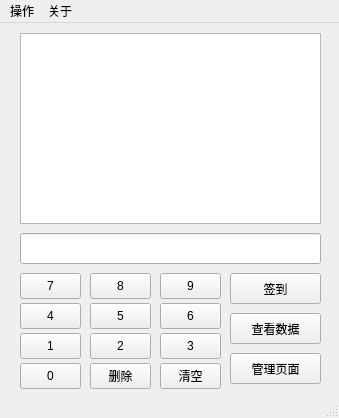
<?xml version="1.0" encoding="UTF-8"?>
<ui version="4.0">
 <class>MainWindow</class>
 <widget class="QMainWindow" name="MainWindow">
  <property name="geometry">
   <rect>
    <x>0</x>
    <y>0</y>
    <width>339</width>
    <height>418</height>
   </rect>
  </property>
  <property name="windowTitle">
   <string>MainWindow</string>
  </property>
  <property name="windowIcon">
   <iconset resource="resourses.qrc">
    <normaloff>:/resources/icons/favicon.ico</normaloff>:/resources/icons/favicon.ico</iconset>
  </property>
  <widget class="QWidget" name="centralwidget">
   <widget class="QPushButton" name="Submit">
    <property name="geometry">
     <rect>
      <x>230</x>
      <y>250</y>
      <width>91</width>
      <height>31</height>
     </rect>
    </property>
    <property name="text">
     <string>签到</string>
    </property>
   </widget>
   <widget class="QPushButton" name="AdminPanelEntrance">
    <property name="geometry">
     <rect>
      <x>230</x>
      <y>330</y>
      <width>91</width>
      <height>31</height>
     </rect>
    </property>
    <property name="text">
     <string>管理页面</string>
    </property>
   </widget>
   <widget class="QTextEdit" name="Announcer">
    <property name="geometry">
     <rect>
      <x>20</x>
      <y>10</y>
      <width>301</width>
      <height>191</height>
     </rect>
    </property>
    <property name="readOnly">
     <bool>true</bool>
    </property>
   </widget>
   <widget class="QLineEdit" name="NumberInput">
    <property name="geometry">
     <rect>
      <x>20</x>
      <y>210</y>
      <width>301</width>
      <height>31</height>
     </rect>
    </property>
   </widget>
   <widget class="QPushButton" name="pushButton_1">
    <property name="geometry">
     <rect>
      <x>20</x>
      <y>310</y>
      <width>61</width>
      <height>26</height>
     </rect>
    </property>
    <property name="text">
     <string>1</string>
    </property>
   </widget>
   <widget class="QPushButton" name="pushButton_2">
    <property name="geometry">
     <rect>
      <x>90</x>
      <y>310</y>
      <width>61</width>
      <height>26</height>
     </rect>
    </property>
    <property name="text">
     <string>2</string>
    </property>
   </widget>
   <widget class="QPushButton" name="pushButton_3">
    <property name="geometry">
     <rect>
      <x>160</x>
      <y>310</y>
      <width>61</width>
      <height>26</height>
     </rect>
    </property>
    <property name="text">
     <string>3</string>
    </property>
   </widget>
   <widget class="QPushButton" name="pushButton_4">
    <property name="geometry">
     <rect>
      <x>160</x>
      <y>280</y>
      <width>61</width>
      <height>26</height>
     </rect>
    </property>
    <property name="text">
     <string>6</string>
    </property>
   </widget>
   <widget class="QPushButton" name="pushButton_5">
    <property name="geometry">
     <rect>
      <x>90</x>
      <y>280</y>
      <width>61</width>
      <height>26</height>
     </rect>
    </property>
    <property name="text">
     <string>5</string>
    </property>
   </widget>
   <widget class="QPushButton" name="pushButton_6">
    <property name="geometry">
     <rect>
      <x>20</x>
      <y>280</y>
      <width>61</width>
      <height>26</height>
     </rect>
    </property>
    <property name="text">
     <string>4</string>
    </property>
   </widget>
   <widget class="QPushButton" name="pushButton_7">
    <property name="geometry">
     <rect>
      <x>160</x>
      <y>250</y>
      <width>61</width>
      <height>26</height>
     </rect>
    </property>
    <property name="text">
     <string>9</string>
    </property>
   </widget>
   <widget class="QPushButton" name="pushButton_8">
    <property name="geometry">
     <rect>
      <x>90</x>
      <y>250</y>
      <width>61</width>
      <height>26</height>
     </rect>
    </property>
    <property name="text">
     <string>8</string>
    </property>
   </widget>
   <widget class="QPushButton" name="pushButton_9">
    <property name="geometry">
     <rect>
      <x>20</x>
      <y>250</y>
      <width>61</width>
      <height>26</height>
     </rect>
    </property>
    <property name="text">
     <string>7</string>
    </property>
   </widget>
   <widget class="QPushButton" name="pushButton_0">
    <property name="geometry">
     <rect>
      <x>20</x>
      <y>340</y>
      <width>61</width>
      <height>26</height>
     </rect>
    </property>
    <property name="text">
     <string>0</string>
    </property>
   </widget>
   <widget class="QPushButton" name="CheckData">
    <property name="geometry">
     <rect>
      <x>230</x>
      <y>290</y>
      <width>91</width>
      <height>31</height>
     </rect>
    </property>
    <property name="text">
     <string>查看数据</string>
    </property>
   </widget>
   <widget class="QPushButton" name="pushButton_BackSpace">
    <property name="geometry">
     <rect>
      <x>90</x>
      <y>340</y>
      <width>61</width>
      <height>26</height>
     </rect>
    </property>
    <property name="text">
     <string>删除</string>
    </property>
   </widget>
   <widget class="QPushButton" name="pushButton_Clear">
    <property name="geometry">
     <rect>
      <x>160</x>
      <y>340</y>
      <width>61</width>
      <height>26</height>
     </rect>
    </property>
    <property name="text">
     <string>清空</string>
    </property>
   </widget>
  </widget>
  <widget class="QMenuBar" name="menubar">
   <property name="geometry">
    <rect>
     <x>0</x>
     <y>0</y>
     <width>339</width>
     <height>24</height>
    </rect>
   </property>
   <widget class="QMenu" name="menu_operations">
    <property name="title">
     <string>操作</string>
    </property>
    <addaction name="action_chkdata"/>
    <addaction name="action_adminpanel"/>
    <addaction name="action_quit"/>
   </widget>
   <widget class="QMenu" name="menu_about">
    <property name="title">
     <string>关于</string>
    </property>
    <addaction name="action_Qt"/>
    <addaction name="action_about"/>
   </widget>
   <addaction name="menu_operations"/>
   <addaction name="menu_about"/>
  </widget>
  <widget class="QStatusBar" name="statusbar"/>
  <action name="action_chkdata">
   <property name="text">
    <string>查看数据</string>
   </property>
  </action>
  <action name="action_adminpanel">
   <property name="text">
    <string>管理面板</string>
   </property>
  </action>
  <action name="action_quit">
   <property name="text">
    <string>退出程序</string>
   </property>
  </action>
  <action name="action_Qt">
   <property name="text">
    <string>关于 Qt</string>
   </property>
  </action>
  <action name="action_about">
   <property name="text">
    <string>关于本程序</string>
   </property>
  </action>
 </widget>
 <resources>
  <include location="resourses.qrc"/>
 </resources>
 <connections/>
</ui>
